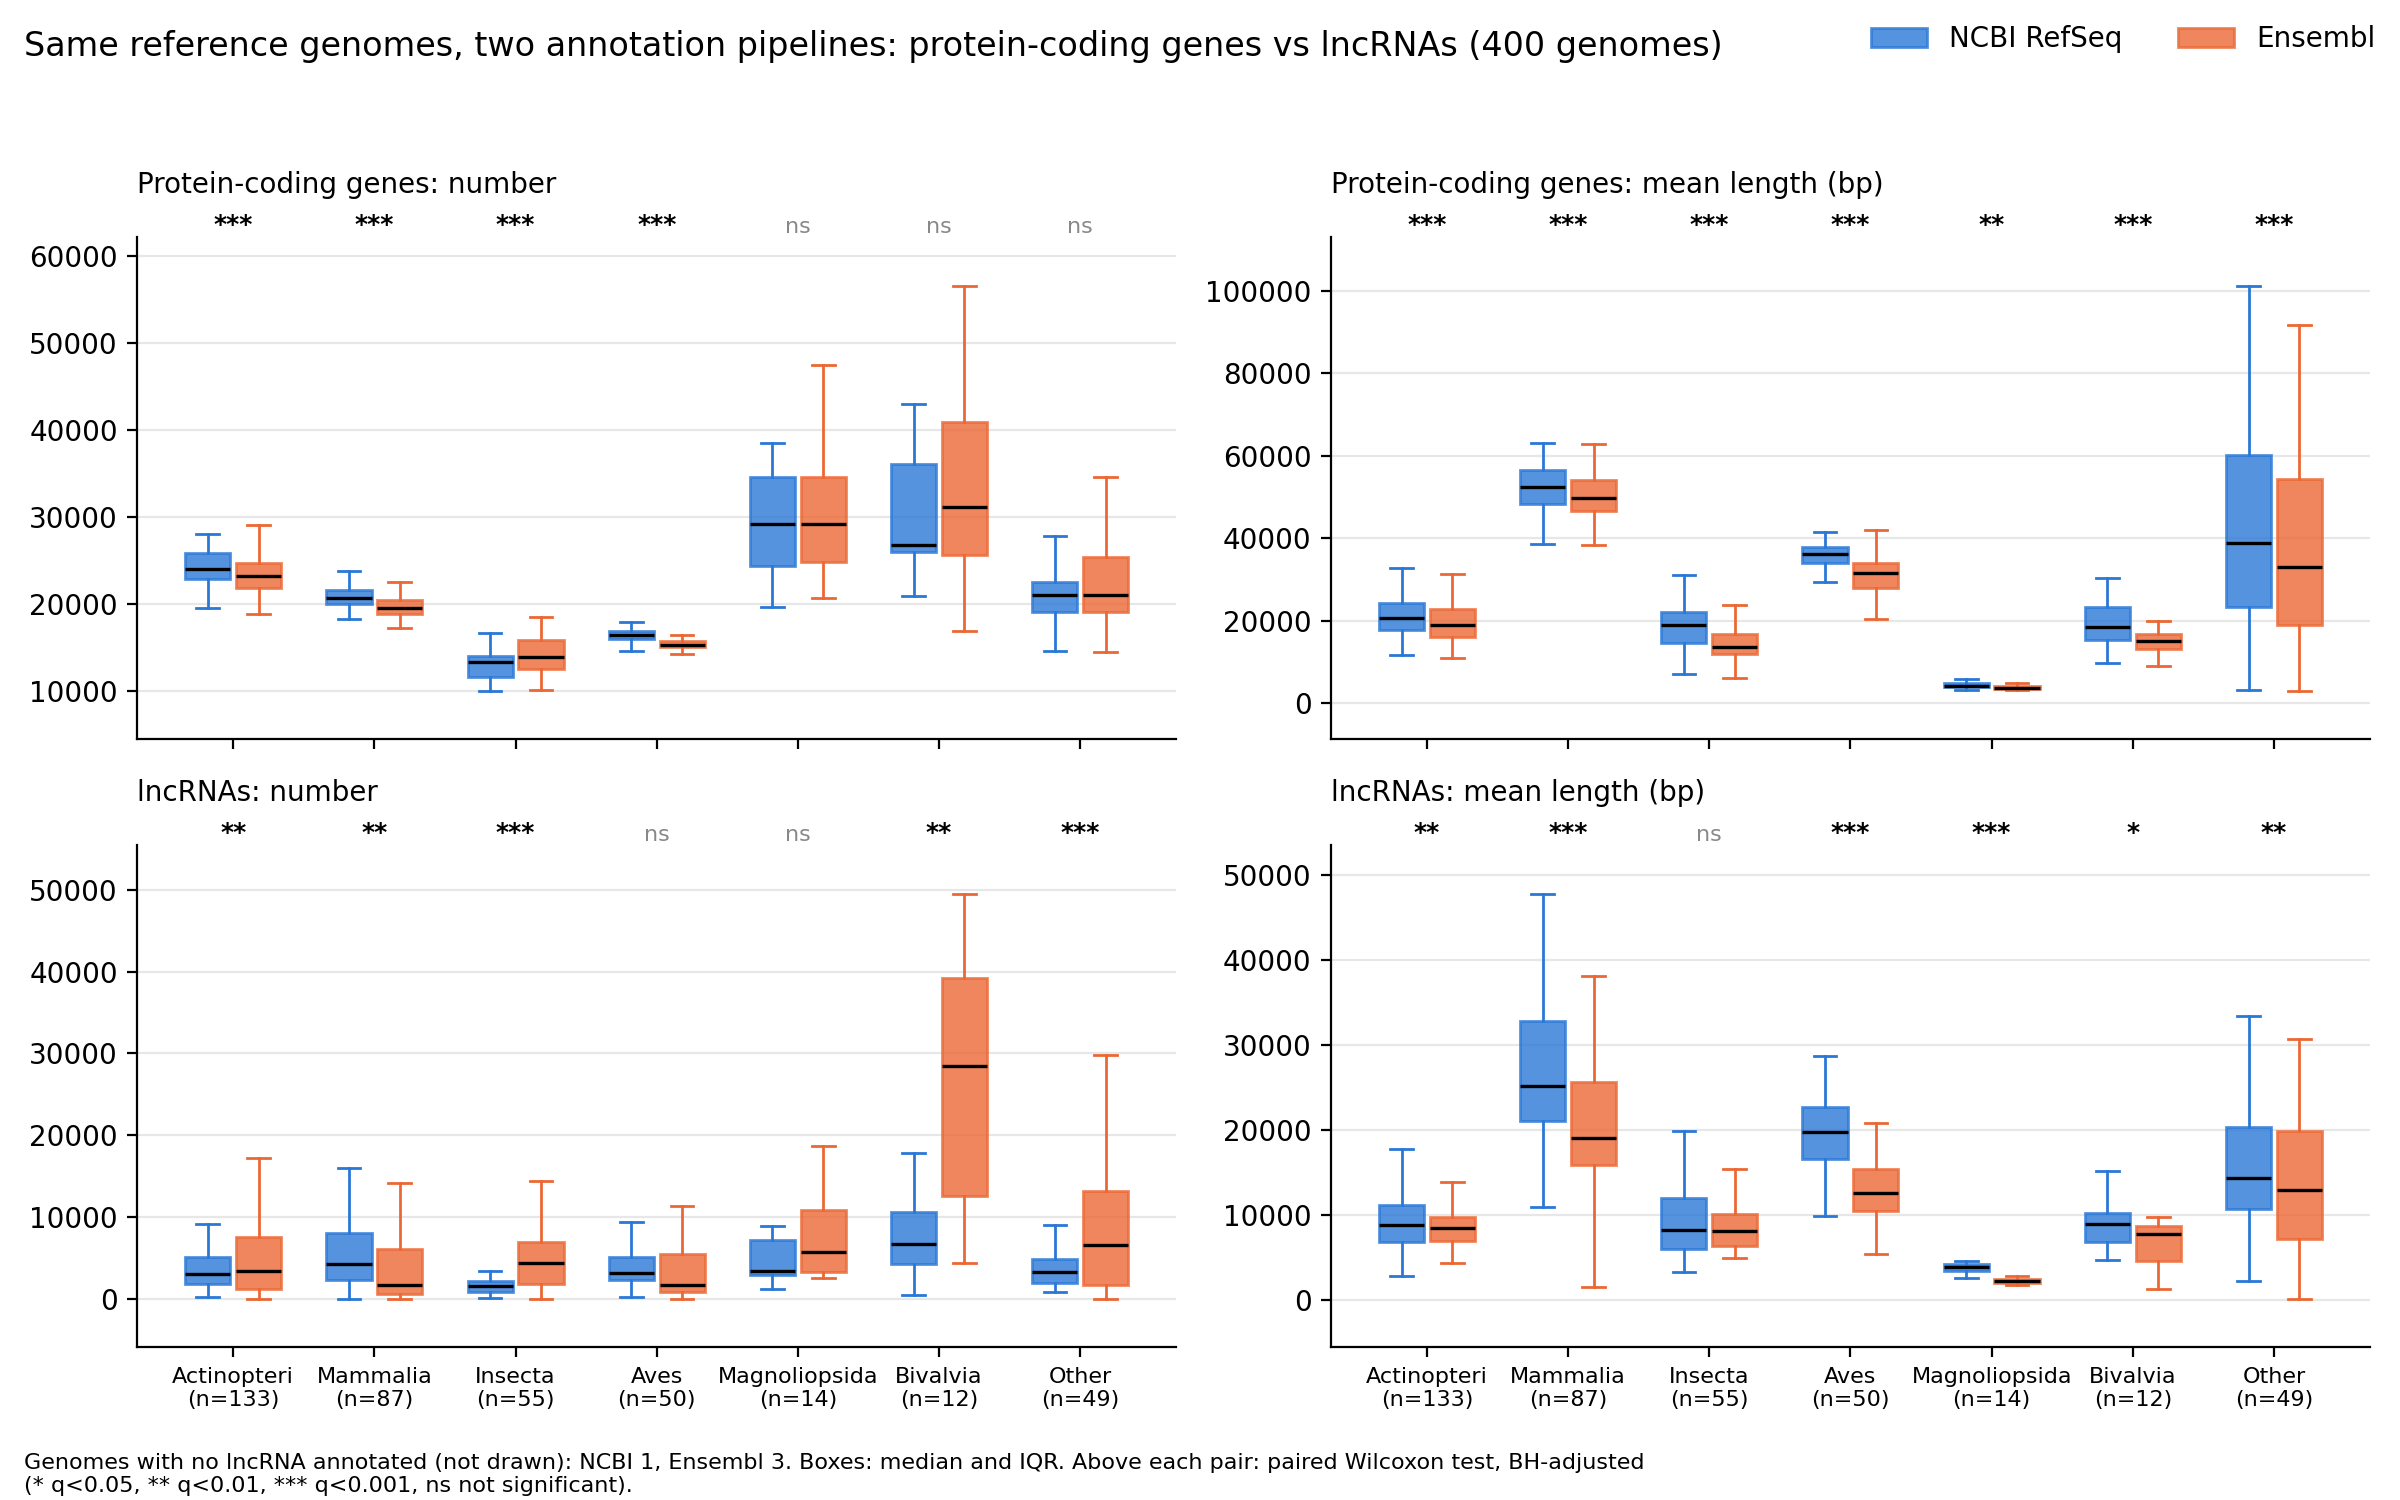

Reproduce this figure in Python.
"""Protein-coding genes and lncRNAs in NCBI vs Ensembl annotations of the same reference genomes.

Genomes are the 400 reference assemblies annotated by both pipelines
(analyses/pipeline_vs_taxonomy). Rows: coding genes, lncRNAs (lnc_RNA + lncRNA).
Columns: number per annotation, mean length (linear scales). One pair of boxes per class.

Each class and panel is tested with a paired two-sided Wilcoxon signed-rank test (same genome, NCBI vs
Ensembl); p-values are Benjamini-Hochberg adjusted across all tests. Stars: * q<0.05, ** q<0.01, *** q<0.001,
ns otherwise. Genomes lacking the feature in either pipeline are dropped from that pair. Test results are
also written to pipeline_coding_vs_lncrna_tests.tsv.

Usage (after analyses/pipeline_vs_taxonomy/00_fetch.py and 01_distances.py):
    python pipeline_coding_vs_lncrna.py
"""

import csv
import json
import os
from collections import Counter

import matplotlib.pyplot as plt
import numpy as np
from scipy import stats

HERE = os.path.dirname(os.path.abspath(__file__))
WORK = os.path.join(HERE, "..", "analyses", "pipeline_vs_taxonomy")
OUTPUT_FILE = os.path.join(HERE, "pipeline_coding_vs_lncrna.png")
TESTS_FILE = os.path.join(HERE, "pipeline_coding_vs_lncrna_tests.tsv")
TOP_CLASSES = 6
COLORS = {"NCBI": "#2a78d6", "Ensembl": "#eb6834"}


def coding(rec):
    c = ((rec.get("features_statistics") or {}).get("gene_category_stats") or {}).get("coding")
    return (c["total_count"], c["length_stats"]["mean"]) if c and c.get("total_count") else (np.nan, np.nan)


def lncrna(rec):
    types = (rec.get("features_statistics") or {}).get("transcript_type_stats") or {}
    n = length = 0
    for key in ("lnc_RNA", "lncRNA"):
        if key in types:
            n += types[key]["total_count"]
            length += types[key]["total_count"] * types[key]["length_stats"]["mean"]
    return (n, length / n) if n else (np.nan, np.nan)  # no lncRNA annotated -> not plotted, counted in legend


def stars(q):
    return "***" if q < 0.001 else "**" if q < 0.01 else "*" if q < 0.05 else "ns"


def main():
    annotations = {r["annotation_id"]: r for r in json.load(open(os.path.join(WORK, "work", "annotations.json")))}
    ranks = json.load(open(os.path.join(WORK, "work", "rank_taxa.json")))["class"]
    genomes = list(csv.DictReader(open(os.path.join(WORK, "results", "reference", "genomes.tsv")), delimiter="\t"))

    top = [t for t, _ in Counter(g["class"] for g in genomes).most_common(TOP_CLASSES)]
    groups = {t: [g for g in genomes if g["class"] == t] for t in top}
    groups["other"] = [g for g in genomes if g["class"] not in top]
    names = [f"{ranks.get(t, t)}\n(n={len(groups[t])})" for t in top] + [f"Other\n(n={len(groups['other'])})"]
    order = top + ["other"]

    panels = [
        (coding, 0, "Protein-coding genes: number", False),
        (coding, 1, "Protein-coding genes: mean length (bp)", True),
        (lncrna, 0, "lncRNAs: number", True),
        (lncrna, 1, "lncRNAs: mean length (bp)", True),
    ]
    tests = []  # (panel index, class index, n pairs, median log2(Ensembl/NCBI), p)
    for pi, (fn, idx, title, log) in enumerate(panels):
        for ci, t in enumerate(order):
            pairs = np.array([[fn(annotations[g[c]])[idx] for c in ("ncbi_annotation", "ensembl_annotation")]
                              for g in groups[t]], float)
            pairs = pairs[~np.isnan(pairs).any(axis=1)]
            diff = pairs[:, 1] - pairs[:, 0]
            p = stats.wilcoxon(diff).pvalue if np.any(diff != 0) else 1.0
            tests.append((pi, ci, len(pairs), float(np.median(np.log2(pairs[:, 1] / pairs[:, 0]))), p))
    qvals = stats.false_discovery_control([t[4] for t in tests], method="bh")
    qmap = {(t[0], t[1]): q for t, q in zip(tests, qvals)}
    with open(TESTS_FILE, "w") as fh:
        fh.write("panel\tclass\tn_pairs\tmedian_log2_ens_over_ncbi\tp\tq_bh\n")
        for t, q in zip(tests, qvals):
            fh.write(f"{panels[t[0]][2]}\t{ranks.get(order[t[1]], order[t[1]])}\t{t[2]}\t{t[3]:.3f}\t{t[4]:.3g}\t{q:.3g}\n")

    fig, axes = plt.subplots(2, 2, figsize=(12, 7.5), sharex=True)
    for pi, (ax, (fn, idx, title, log)) in enumerate(zip(axes.flat, panels)):
        for k, (pipe, col) in enumerate((("NCBI", "ncbi_annotation"), ("Ensembl", "ensembl_annotation"))):
            data = []
            for t in order:
                v = np.array([fn(annotations[g[col]])[idx] for g in groups[t]], float)
                data.append(v[~np.isnan(v)])
            pos = np.arange(len(order)) + (k - 0.5) * 0.36
            bp = ax.boxplot(data, positions=pos, widths=0.32, patch_artist=True, showfliers=False,
                            medianprops={"color": "black", "linewidth": 1.2})
            for box in bp["boxes"]:
                box.set(facecolor=COLORS[pipe], alpha=0.8, edgecolor=COLORS[pipe])
            for part in ("whiskers", "caps"):
                for line in bp[part]:
                    line.set(color=COLORS[pipe])
        ax.margins(y=0.12)
        for ci in range(len(order)):
            q = qmap[(pi, ci)]
            ax.annotate(stars(q), (ci, 1.0), xycoords=("data", "axes fraction"), ha="center", va="bottom",
                        fontsize=9 if q < 0.05 else 8, fontweight="bold" if q < 0.05 else "normal",
                        color="black" if q < 0.05 else "#888888")
        ax.set_title(title, loc="left", fontsize=10, pad=16)
        ax.set_xticks(range(len(order)))
        ax.set_xticklabels(names, fontsize=8)
        ax.grid(axis="y", alpha=0.3)
        ax.spines[["top", "right"]].set_visible(False)

    handles = [plt.Rectangle((0, 0), 1, 1, color=c, alpha=0.8) for c in COLORS.values()]
    fig.legend(handles, ["NCBI RefSeq", "Ensembl"], loc="upper right", ncol=2, frameon=False)
    n_no_lnc = {p: sum(np.isnan(lncrna(annotations[g[c]])[0]) for g in genomes)
                for p, c in (("NCBI", "ncbi_annotation"), ("Ensembl", "ensembl_annotation"))}
    fig.suptitle("Same reference genomes, two annotation pipelines: protein-coding genes vs lncRNAs "
                 f"({len(genomes)} genomes)", x=0.01, ha="left", fontsize=12)
    fig.text(0.01, 0.005, f"Genomes with no lncRNA annotated (not drawn): NCBI {n_no_lnc['NCBI']}, "
             f"Ensembl {n_no_lnc['Ensembl']}. Boxes: median and IQR. Above each pair: paired Wilcoxon test, BH-adjusted\n(* q<0.05, ** q<0.01, *** q<0.001, ns not significant).", fontsize=8)
    fig.tight_layout(rect=(0, 0.04, 1, 0.95))
    fig.savefig(OUTPUT_FILE, dpi=200)
    print(OUTPUT_FILE)


if __name__ == "__main__":
    main()
